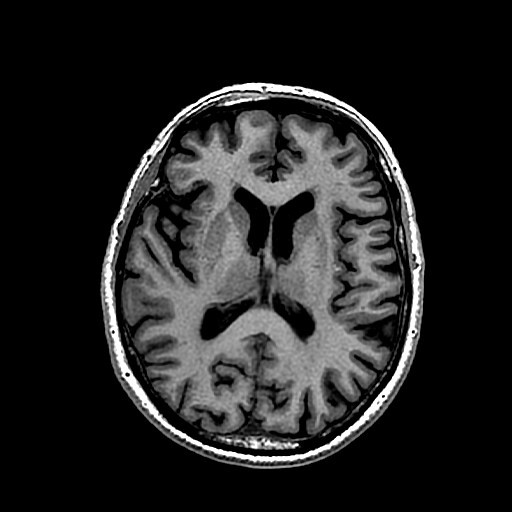
%> input picture code/brain_MRI.jpg, 512 x 512 px
$ octave FFT_scripts.m   (GNU Octave 9; MATLAB toolbox functions it lacks are replaced by stand-ins)
%> lines starting %> are read from the running program, lines starting %| are printed output that depends on the picture
%% Ghosting
% Applies an offset every x line of the FFT
close all
clear all

image = im2double(imread('brain_MRI.jpg'));
%> image: size 512x512 double; min 0, max 1, mean 0.14

FFT = fft2(image);

FFT_mod = FFT;

input = inputdlg({'Apply offset every x line ? (1,2,3...)','Offset value to apply',...
    'Apply the offset on (magnitude/phase/both)'}, 'Ghosting order', 1 , {num2str(2),num2str(100), 'magnitude'},'on');
%> the answer given: 2, 100, magnitude

order = str2num(input{1});
offset = str2num(input{2});
type = input{3};
for x = 1:size(FFT,1)/order
    if type == "magnitude"
        FFT_mod(order*x,:) = (abs(FFT_mod(order*x,:))+offset).*exp(i*(angle(FFT_mod(order*x,:)))); % magnitude
    elseif type == "phase"
        FFT_mod(order*x,:) = (abs(FFT_mod(order*x,:))).*exp(i*(angle(FFT_mod(order*x,:))+offset)); % phase
    elseif type == "both"
        FFT_mod(order*x,:) = (abs(FFT_mod(order*x,:))+offset).*exp(i*(angle(FFT_mod(order*x,:))+offset)); % both
    else
        errordlg('Wrong parameter set')
    end
end

image_mod = ifft2(FFT_mod);
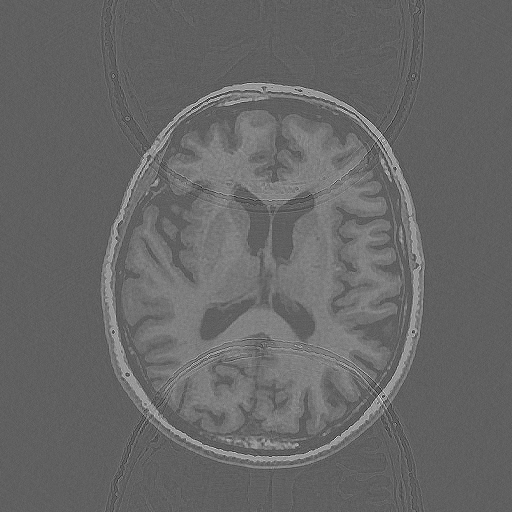
%> image_mod: size 512x512 double; min -1.81, max 2.99, mean 0.14; drawn with min black and max white

figure('units','normalized','outerposition',[0 0 1 1],'name','Ghosting')
subplot(231)
imshow(image,[])
title('Original image')
subplot(234)
imshow(abs(image_mod))
title('Modified Image')
subplot(232)
imshow(log(abs(fftshift(FFT))),[])
title('Original FFT - Magnitude')
subplot(235)
imshow(log(abs(fftshift(FFT_mod))),[])
title('Modified FFT - Magnitude')
subplot(233)
imshow(angle(FFT),[])
title('Original FFT - Phase')
subplot(236)
imshow(angle(FFT_mod),[])
title('Modified image - Phase')

%% Offset on a band in k-space
close all
clear all

image = im2double(imread('brain_MRI.jpg'));
FFT = fft2(image);

offset = 200;
FFT_mod = FFT;
for x = 10:60
    FFT_mod(x,:) = FFT_mod(x,:) + offset;
end

FFT_mod = abs(FFT_mod).*exp(i*(angle(FFT)));
image_mod = ifft2(FFT_mod);

figure('units','normalized','outerposition',[0 0 1 1],'name','Ghosting')
subplot(231)
imshow(image,[])
title('Original image')
subplot(234)
imshow(image_mod)
title('Modified Image')
subplot(232)
imshow(log(abs(fftshift(FFT))),[])
title('Original FFT - Magnitude')
subplot(235)
imshow(log(abs(fftshift(FFT_mod))),[])
title('Modified FFT - Magnitude')
subplot(233)
imshow(angle(fftshift(FFT)),[])
title('Original FFT - Phase')
subplot(236)
imshow(angle(fftshift(FFT_mod)),[])
title('Modified image - Phase')

%% Aliasing
close all
clear all

image = im2double(imread('brain_MRI.jpg'));

FFT = fft2(image);

for x = 1:length(FFT)/2
    FFT(2*x,:) = zeros(1,length(FFT(1,:)));
    FFT(:,2*x) = zeros(length(FFT(:,1)),1);
end

image_mod = ifft2(FFT);
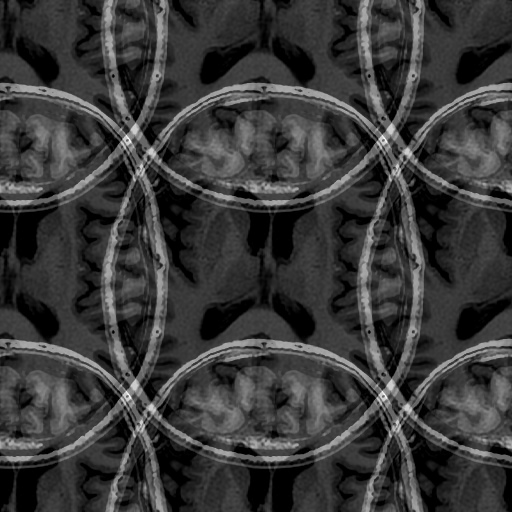
%> image_mod: size 512x512 double; min -2.22e-16, max 0.617, mean 0.14; drawn with min black and max white

figure('name','Aliasing')
subplot(121)
imshow(image_mod)
title('Image')
subplot(122)
imshow(abs(FFT))
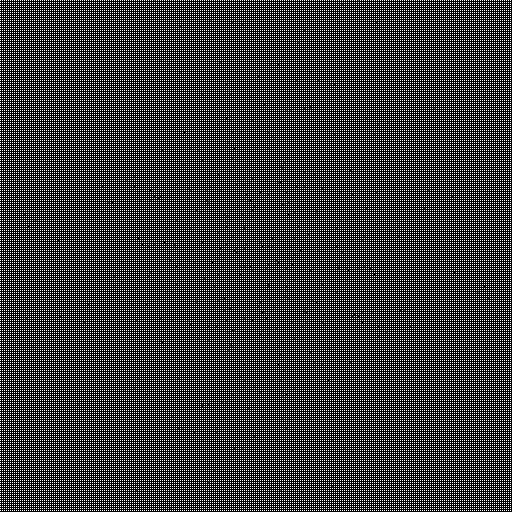
%> displayed picture: size 512x512, on the screen's scale of 0 to 255; min 0, max 255, mean 63.5
title('FFT')

%% FFT reduction
close all
clear all

image = im2double(imread('brain_MRI.jpg'));

FFT = fft2(image);
[x,y] = size(FFT);
%> x = 512; y = 512
for i=0:x/2-1
    FFT(x-2*i,:) = [];
end
for i=0:y/2-1
    FFT(:,y-2*i)= [];
end

image_mod = ifft2(FFT);
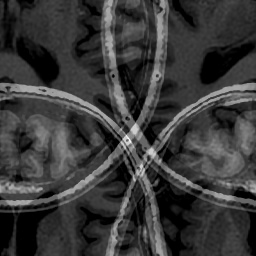
%> image_mod: size 256x256 double; min -7.22e-16, max 2.47, mean 0.56; drawn with min black and max white

figure('name','Reduction')
subplot(121)
imshow(image_mod)
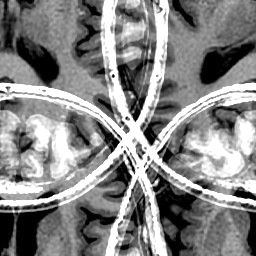
%> displayed picture: size 256x256, on the screen's scale of 0 to 255; min 0, max 255, mean 133.6
title('Image')
subplot(122)
imshow(abs(FFT))
title('FFT')

%% Spike artifact
close all
clear all

image = im2double(imread('brain_MRI.jpg'));

FFT = fft2(image);
FFT(1,20) = 3*max(max(FFT));

image_mod = ifft2(FFT);

figure('name','Spike')
subplot(121)
imshow(image_mod)
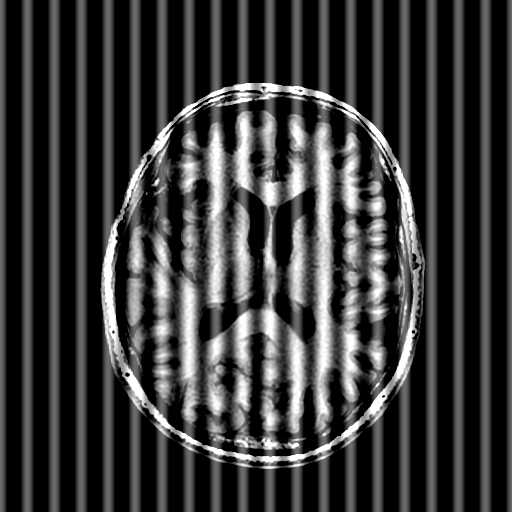
%> displayed picture: size 512x512, on the screen's scale of 0 to 255; min 0, max 255, mean 59.7
title('Image')
subplot(122)
imshow(abs(FFT))
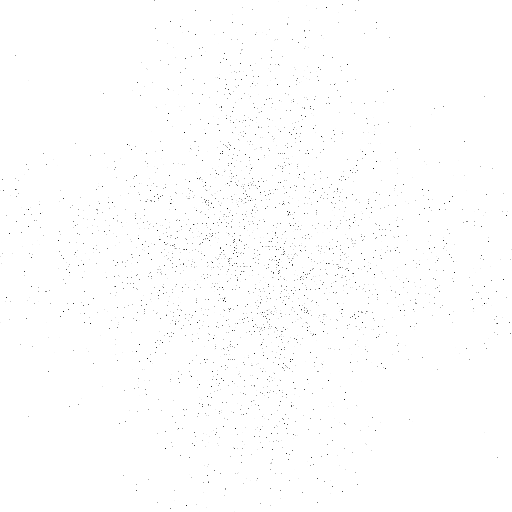
%> displayed picture: size 512x512, on the screen's scale of 0 to 255; min 9, max 255, mean 254
title('FFT')
